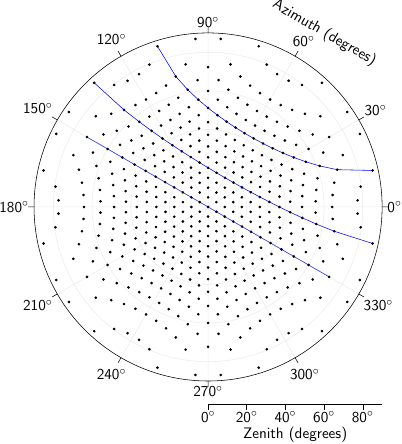

Source code (Python):
import itertools

import numpy as np
from artist import Plot, PolarPlot

from sapphire.clusters import SingleStation
from sapphire.analysis.direction_reconstruction import \
    (DirectAlgorithm, DirectAlgorithmCartesian3D, DirectAlgorithmCartesian2D,
     FitAlgorithm)


TIME_RESOLUTION = 2.5  # nanoseconds
C = .3  # lightspeed m/ns


def generate_discrete_times(station, detector_ids=[0, 2, 3]):
    """Generates possible arrival times for detectors

    The times are relative to the first detector, which is assumed to be
    at t = 0.

    """
    r = station_size(station, detector_ids)
    max_dt = ceil_in_base(r / C, TIME_RESOLUTION)
    times = np.arange(-max_dt, max_dt, TIME_RESOLUTION)
    time_combinations = itertools.product(times, repeat=len(detector_ids) - 1)
    return time_combinations


def station_size(station, detector_ids=[0, 2, 3]):
    """Get the largest distance between any two detectors in a station

    :param detectors: list of :class:`sapphire.clusters.Detector` objects

    """
    r = [station.calc_r_and_phi_for_detectors(d0, d1)[0]
         for d0, d1 in itertools.combinations(detector_ids, 2)]
    return max(r)


def ceil_in_base(value, base):
    return base * np.ceil(value / base)


if __name__ == '__main__':

    dirrec = DirectAlgorithmCartesian3D()

    station = SingleStation().stations[0]

    graph = PolarPlot()

    ids = [0, 2, 3]
    times = generate_discrete_times(station, detector_ids=ids)
    detectors = [station.detectors[id].get_coordinates() for id in ids]
    x, y, z = zip(*detectors)

    theta, phi = itertools.izip(*(dirrec.reconstruct_common((0,) + t, x, y, z)
                                  for t in times))

    thetaa = np.degrees(np.array([t for t in theta if not np.isnan(t)]))
    phia = np.degrees(np.array([p for p in phi if not np.isnan(p)]))
    graph.plot(phia, thetaa, mark='*', linestyle=None, markstyle='mark size=.75pt')

    # Add curved lines where detector 0 and 2 have fixed but different times
    # and a straight line where detector 0 and 2 have equal times
    times = np.arange(-35, 35, TIME_RESOLUTION)

    for dt in (0, 10, 22.5):
        theta, phi = itertools.izip(*(dirrec.reconstruct_common((0, dt) + (t, ), x, y, z)
                                      for t in times))
        thetaa = np.degrees(np.array([t for t in theta if not np.isnan(t)]))
        phia = np.degrees(np.array([p for p in phi if not np.isnan(p)]))
        graph.plot(phia, thetaa, mark=None, linestyle='blue,solid')

    graph.set_ylimits(0, 90)

    graph.set_ylabel('Zenith (degrees)')
    graph.set_xlabel('Azimuth (degrees)')
    graph.save_as_pdf('discrete_directions')
    graph.save('discrete_directions')
